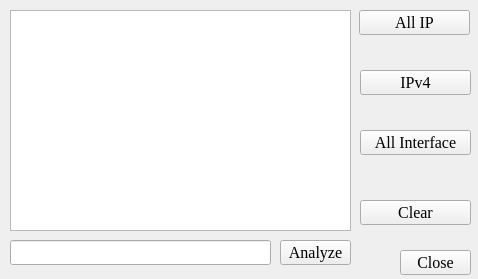
<?xml version="1.0" encoding="UTF-8"?>
<ui version="4.0">
 <class>NetworkInterface</class>
 <widget class="QMainWindow" name="NetworkInterface">
  <property name="geometry">
   <rect>
    <x>0</x>
    <y>0</y>
    <width>478</width>
    <height>279</height>
   </rect>
  </property>
  <property name="font">
   <font>
    <family>Times New Roman</family>
    <pointsize>12</pointsize>
   </font>
  </property>
  <property name="windowTitle">
   <string>NetworkInterface</string>
  </property>
  <widget class="QWidget" name="centralwidget">
   <widget class="QPlainTextEdit" name="plainTextEdit">
    <property name="geometry">
     <rect>
      <x>10</x>
      <y>10</y>
      <width>341</width>
      <height>221</height>
     </rect>
    </property>
   </widget>
   <widget class="QPushButton" name="btn_all_ip">
    <property name="geometry">
     <rect>
      <x>359</x>
      <y>10</y>
      <width>111</width>
      <height>25</height>
     </rect>
    </property>
    <property name="font">
     <font>
      <family>Times New Roman</family>
      <pointsize>12</pointsize>
     </font>
    </property>
    <property name="text">
     <string>All IP</string>
    </property>
   </widget>
   <widget class="QPushButton" name="btn_ipv4">
    <property name="geometry">
     <rect>
      <x>360</x>
      <y>70</y>
      <width>111</width>
      <height>25</height>
     </rect>
    </property>
    <property name="font">
     <font>
      <family>Times New Roman</family>
      <pointsize>12</pointsize>
     </font>
    </property>
    <property name="text">
     <string>IPv4</string>
    </property>
   </widget>
   <widget class="QPushButton" name="btn_all_interface">
    <property name="geometry">
     <rect>
      <x>360</x>
      <y>130</y>
      <width>111</width>
      <height>25</height>
     </rect>
    </property>
    <property name="font">
     <font>
      <family>Times New Roman</family>
      <pointsize>12</pointsize>
     </font>
    </property>
    <property name="text">
     <string>All Interface</string>
    </property>
   </widget>
   <widget class="QPushButton" name="btn_clear">
    <property name="geometry">
     <rect>
      <x>360</x>
      <y>200</y>
      <width>111</width>
      <height>25</height>
     </rect>
    </property>
    <property name="font">
     <font>
      <family>Times New Roman</family>
      <pointsize>12</pointsize>
     </font>
    </property>
    <property name="text">
     <string>Clear</string>
    </property>
   </widget>
   <widget class="QPushButton" name="btn_close">
    <property name="geometry">
     <rect>
      <x>400</x>
      <y>250</y>
      <width>71</width>
      <height>25</height>
     </rect>
    </property>
    <property name="font">
     <font>
      <family>Times New Roman</family>
      <pointsize>12</pointsize>
     </font>
    </property>
    <property name="text">
     <string>Close</string>
    </property>
   </widget>
   <widget class="QLineEdit" name="lineEdit">
    <property name="geometry">
     <rect>
      <x>10</x>
      <y>240</y>
      <width>261</width>
      <height>25</height>
     </rect>
    </property>
   </widget>
   <widget class="QPushButton" name="btn_analyze">
    <property name="geometry">
     <rect>
      <x>280</x>
      <y>240</y>
      <width>71</width>
      <height>25</height>
     </rect>
    </property>
    <property name="font">
     <font>
      <family>Times New Roman</family>
      <pointsize>12</pointsize>
     </font>
    </property>
    <property name="text">
     <string>Analyze</string>
    </property>
   </widget>
  </widget>
 </widget>
 <resources/>
 <connections/>
</ui>
